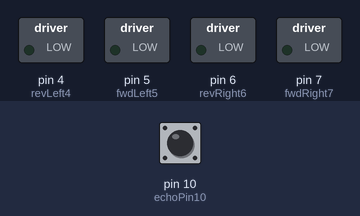
This sketch was run on a simulated Arduino Uno, built with avr-gcc and run on an emulated ATmega328P. Shown: switched loads named in the sketch (green lamp = pin HIGH). Inputs (shaded band) come from the test bench; at power-on: pin 10 (echoPin10) LOW. Random numbers use the default seed unless the sketch sets one; pins used as bus, display or sensor lines are not drawn.

Above: at 2.0 s.
2.1 s: pin 10 (echoPin10) pulsed HIGH 2 times (0.12 s each, 0.3 s apart)
At 3.3 s:
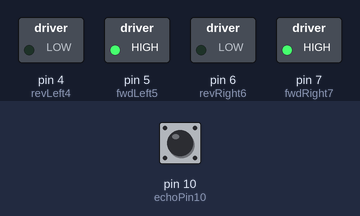
Timing chart, 0 to 5.1 s (numbered marks = the images above; inputs shaded):
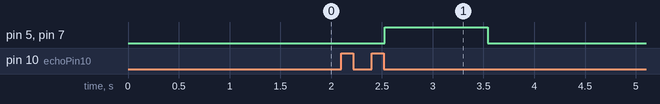

The sketch:

Base.ino
```cpp
/* Obstacle Avoiding Robot Using Ultrasonic Sensor and Arduino UNO
 *
 */

//Define the variables used in the program
int triggerPin9 = 9;      // trigger pin of Sensor HC-SR04
int echoPin10 = 10;     // Echo pin of Sensor HC-SR04

int revLeft4 = 4;       //REVerse motion of Left motor
int fwdLeft5 = 5;       //ForWarD motion of Left motor
int revRight6 = 6;      //REVerse motion of Right motor
int fwdRight7 = 7;      //ForWarD motion of Right motor

long duration, distance;

//Board Setup, set input and output pins
void setup() {

  delay(random(500,2000));   // delay for random time
  Serial.begin(9600); //Set the pulse rate for sensor
  pinMode(revLeft4, OUTPUT);      // set Motor pins as output
  pinMode(fwdLeft5, OUTPUT);
  pinMode(revRight6, OUTPUT);
  pinMode(fwdRight7, OUTPUT);

  pinMode(triggerPin9, OUTPUT);         // set trig pin as output
  pinMode(echoPin10, INPUT);          //set echo pin as input to capture reflected waves
}


void loop() {

  digitalWrite(triggerPin9, LOW);
  delayMicroseconds(2);
  digitalWrite(triggerPin9, HIGH);     // send waves for 10 us
  delayMicroseconds(10);
  duration = pulseIn(echoPin10, HIGH); // receive reflected waves
  distance = duration / 58.2;   // convert to distance
  delay(10);

  if (distance > 19)
  {
    digitalWrite(fwdRight7, HIGH);                    // move forward
    digitalWrite(revRight6, LOW);
    digitalWrite(fwdLeft5, HIGH);
    digitalWrite(revLeft4, LOW);
  }

  if (distance < 18)
  {
    digitalWrite(fwdRight7, LOW);  //Stop
    digitalWrite(revRight6, LOW);
    digitalWrite(fwdLeft5, LOW);
    digitalWrite(revLeft4, LOW);
    delay(500);
 }

}
```

Measured:
- after the input at 2.1 s, pin 5 (fwdLeft5), pin 7 (fwdRight7): LOW → HIGH after 0.43 s, → LOW 1.0 s later
